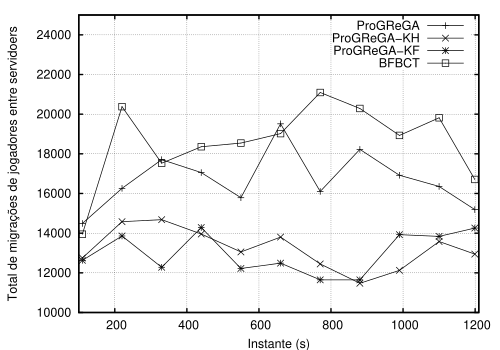

gnuplot code for this plot:
set terminal postscript eps enhanced color solid lw 2 "Helvetica" 18
set encoding iso_8859_1
#set title 'title'
set xlabel 'Instante (s)'
set ylabel 'Total de migra\347\365es de jogadores entre servidoers'
#set xtics auto
#set ytics auto
set autoscale
#set xtics (25,50,75,100,125,150,175,200)
set xrange [100:1210]
set yrange [10000:25000]
set grid
set key top right
set pointsize 1.5
#set key below
#set key width 1 box 9
#load 'teorico.gp'
#set terminal postscript enhanced color solid lw 2 "Times-Roman" 20
#set terminal postscript eps enhanced color
set output "grafico1.eps"
#plot 'plot_1.txt' using 2:3
#unset colorbox
#set style line 1 lt 2 lw 1
#set style line 2 lt 1 lw 1
#set label "T_1(n) {/Symbol \273} -2224.8 + 178.6n - 3.3571n^2 + 0.9406n^{2.8}" at 516,2.75e+08

#nice colors:
#plot "max.data" using 1:($2/(2)) title 'No interest management' with linespoints lt 1, "max.data" using 1:($3/(2)) title 'Circle' with linespoints lt 3, "max.data" using 1:($4/(2)) title 'Circle with attenuation' with linespoints lt 8, "max.data" using 1:($5/(2)) with linespoints title 'Field of View' lt 7, "max.data" using 1:($6/(2)) with linespoints title 'A^3' lt 4

plot "smallpkl.data" using ($1 / 1000):(($2)+($3)) title 'ProGReGA' with linespoints lt 7, "smallpkhkl.data" using ($1 / 1000):(($2)+($3)) title 'ProGReGA-KH' with linespoints lt 7, "smallpkfkl.data" using ($1 / 1000):(($2)+($3)) title 'ProGReGA-KF' with linespoints lt 7, "smallbfakl.data" using ($1 / 1000):(($2)+($3)) with linespoints title 'BFBCT' lt 7

#plot "plot_1.txt" using 1:3:($3 - abs($9 - $3)):($3 + abs($9 - $3)) with yerrorbars

#linetype 1
# .
#ls 1
#ls 2
